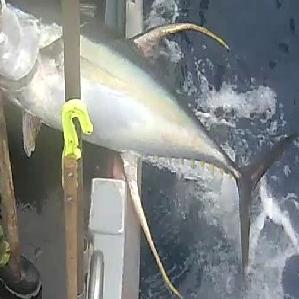
#> input picture scripts/deskewed/Fish/aug_120_8601.jpeg, 299 x 299 px
$ python train.py
#> lines starting #> are read from the running program, lines starting #| are printed output that depends on the picture; long printed decimals are rounded
#!/usr/bin/env python

import cv2
import numpy as np
import matplotlib as mpl
mpl.use('Agg')
import matplotlib.pyplot as plt

SZ = 299
CLASS_N = 8

# [18 lines of commented-out code are left out]
def deskew(img):
    gray = cv2.cvtColor(img, cv2.COLOR_BGR2GRAY)
    m = cv2.moments(gray)
    if abs(m['mu02']) < 1e-2:
        return img.copy()
    skew = m['mu11']/m['mu02']
    M = np.float32([[1, skew, -0.5*SZ*skew], [0, 1, 0]])
    print(M)
    img = cv2.warpAffine(img, M, (SZ, SZ), flags=cv2.WARP_INVERSE_MAP | cv2.INTER_LINEAR)
    #backtorgb = cv2.cvtColor(img,cv2.COLOR_GRAY2RGB)
    #return backtorgb
    return img
# [47 lines of commented-out code are left out]
def get_hog() :
    winSize = (20,20)
    blockSize = (10,10)
    blockStride = (5,5)
    cellSize = (10,10)
    nbins = 9
    derivAperture = 1
    winSigma = -1.
    histogramNormType = 0
    L2HysThreshold = 0.2
    gammaCorrection = 1
    nlevels = 64
    signedGradient = True

    hog = cv2.HOGDescriptor(winSize,blockSize,blockStride,cellSize,nbins,derivAperture,winSigma,histogramNormType,L2HysThreshold,gammaCorrection,nlevels, signedGradient)

    return hog
    affine_flags = cv2.WARP_INVERSE_MAP|cv2.INTER_LINEAR


if __name__ == '__main__':

     #img = cv2.imread('Fish/aug_120_8601.jpeg', 0)
     img = cv2.imread('Fish/aug_120_8601.jpeg', cv2.IMREAD_COLOR)
#> img is the input picture: shape (299, 299, 3); mean B, G, R 133.6, 135.2, 131.6
     b, g, r = cv2.split(img)
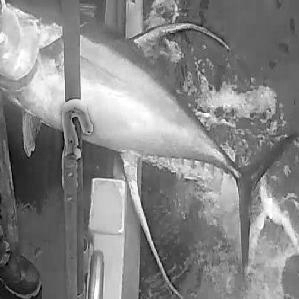
#> b: shape (299, 299); min 0, max 255, mean 133.6
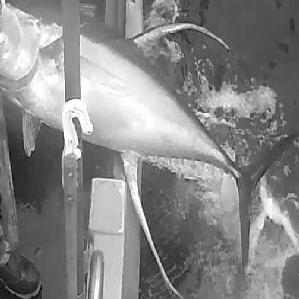
#> g: shape (299, 299); min 0, max 255, mean 135.2
     img = cv2.merge([r, g, b])
     desked_img = deskew(img)
#> in deskew, `m = cv2.moments(gray)`: m = moments, m00 12006969, centre m10/m00, m01/m00 = (145.3, 143.5)
#> in deskew, `skew = m['mu11']/m['mu02']`: skew = 0.178
#> in deskew, `M = np.float32([[1, skew, -0.5*SZ*skew], [0, 1, 0]])`: M = [[1, 0.178, -26.59], [0, 1, 0]]
#| [[  1.           0.1779 -26.590  ]
#|  [  0.           1.           0.        ]]
#> in deskew, `img = cv2.warpAffine(img, M, (SZ, SZ), flags=cv2.WARP_INVERSE_MAP | cv..`:
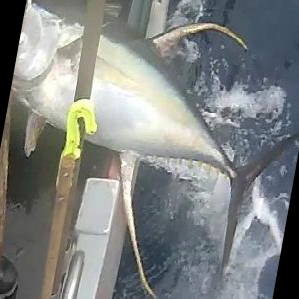
#> img: shape (299, 299, 3); mean R, G, B 128.4, 131.8, 130.1

     f, (ax1, ax2) = plt.subplots(1, 2)
     ax1.imshow(img)
     ax1.set_xticks([])
     ax1.set_yticks([])
     ax2.imshow(desked_img)
     ax2.set_xticks([])
     ax2.set_yticks([])
     plt.savefig('deskewed.png')
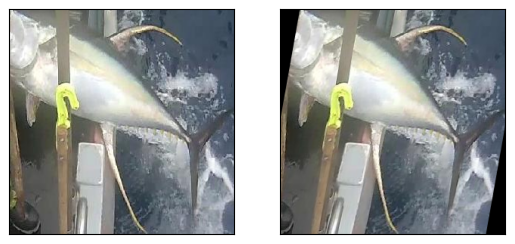
#> figure drawn by matplotlib, 2 panels

     hog = get_hog();
     hog_descriptors = []
     hog_descriptors.append(hog.compute(desked_img))
     hog_descriptors = np.squeeze(hog_descriptors)

# [43 lines of commented-out code are left out]

$ run again, with scripts/deskewed/Fish/aug_109_3508.jpeg copied over scripts/deskewed/Fish/aug_120_8601.jpeg
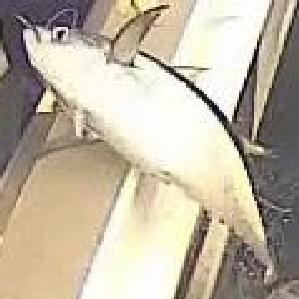
#> input picture scripts/deskewed/Fish/aug_109_3508.jpeg, 299 x 299 px
#> img is the input picture: shape (299, 299, 3); mean B, G, R 160.7, 179.2, 189.4
#> `b, g, r = cv2.split(img)`:
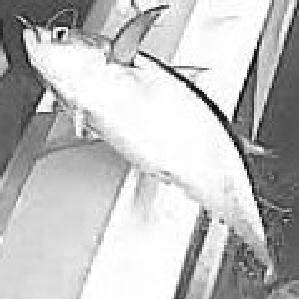
#> r: shape (299, 299); min 0, max 255, mean 189.4
#> m = moments, m00 15630655, centre m10/m00, m01/m00 = (148, 149.7)
#> skew = -0.109
#> M = [[1, -0.109, 16.34], [0, 1, 0]]
#| [[ 1.         -0.1093 16.339  ]
#|  [ 0.          1.          0.        ]]
#> in deskew, `img = cv2.warpAffine(img, M, (SZ, SZ), flags=cv2.WARP_INVERSE_MAP | cv..`:
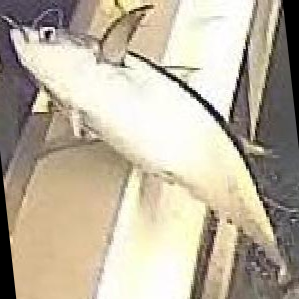
#> img: shape (299, 299, 3); mean R, G, B 186.8, 176.7, 158.2

$ run again, with scripts/deskewed/Fish/aug_110_2547.jpeg copied over scripts/deskewed/Fish/aug_120_8601.jpeg
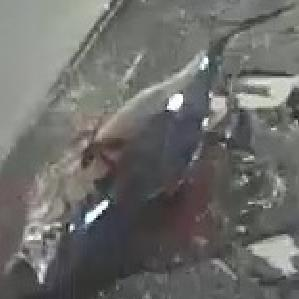
#> input picture scripts/deskewed/Fish/aug_110_2547.jpeg, 299 x 299 px
#> img is the input picture: shape (299, 299, 3); mean B, G, R 105.3, 108.1, 108
#> m = moments, m00 9577644, centre m10/m00, m01/m00 = (145, 134.9)
#> skew = 0.0564
#> M = [[1, 0.0564, -8.43], [0, 1, 0]]
#| [[ 1.          0.05639 -8.431  ]
#|  [ 0.          1.          0.        ]]
#> in deskew, `img = cv2.warpAffine(img, M, (SZ, SZ), flags=cv2.WARP_INVERSE_MAP | cv..`:
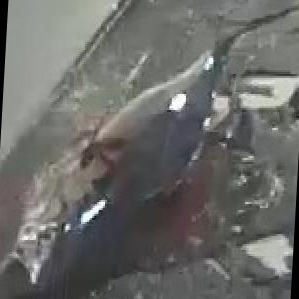
#> img: shape (299, 299, 3); mean R, G, B 106.5, 106.6, 103.8
#> `plt.savefig('deskewed.png')`:
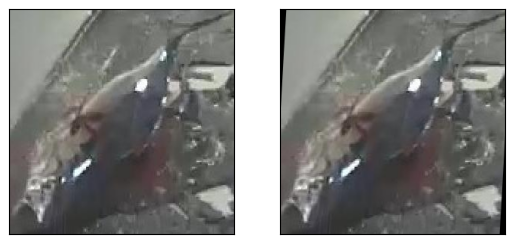
#> figure drawn by matplotlib, 2 panels

$ run again, with scripts/deskewed/Fish/aug_113_1006.jpeg copied over scripts/deskewed/Fish/aug_120_8601.jpeg
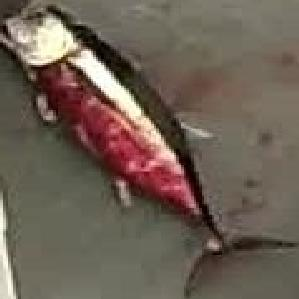
#> input picture scripts/deskewed/Fish/aug_113_1006.jpeg, 299 x 299 px
#> img is the input picture: shape (299, 299, 3); mean B, G, R 84.4, 96.3, 109.2
#> `b, g, r = cv2.split(img)`:
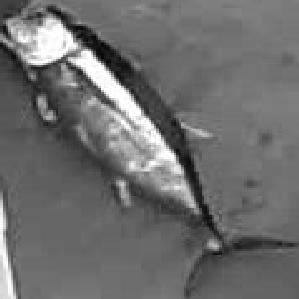
#> r: shape (299, 299); min 4, max 255, mean 109.2
#> m = moments, m00 8425880, centre m10/m00, m01/m00 = (148.4, 145.5)
#> skew = -0.0598
#> M = [[1, -0.0598, 8.94], [0, 1, 0]]
#| [[ 1.         -0.05977  8.935  ]
#|  [ 0.          1.          0.        ]]
#> in deskew, `img = cv2.warpAffine(img, M, (SZ, SZ), flags=cv2.WARP_INVERSE_MAP | cv..`:
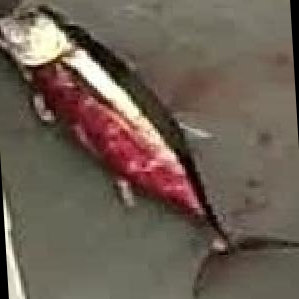
#> img: shape (299, 299, 3); mean R, G, B 108, 95.1, 83.4
